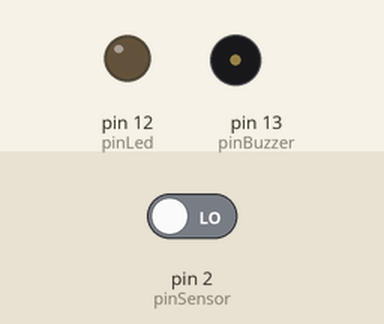
Simulated run of this sketch. Board: Arduino Uno, built with avr-gcc and run on an emulated ATmega328P. Shown: output pins drawn as LEDs (lit = HIGH), buzzer (waves = sounding). The test bench sets the inputs (shaded band); at power-on: pin 2 (pinSensor) LOW.

Above: at 1.2 s.
1.3 s: pin 2 (pinSensor) driven HIGH
At 2.5 s:
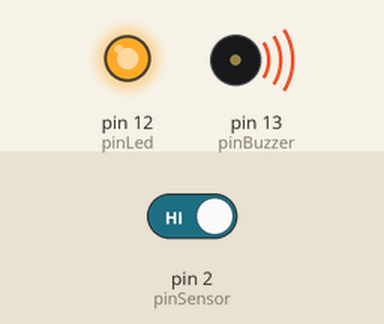
2.8 s: pin 2 (pinSensor) driven LOW
At 3.05 s:
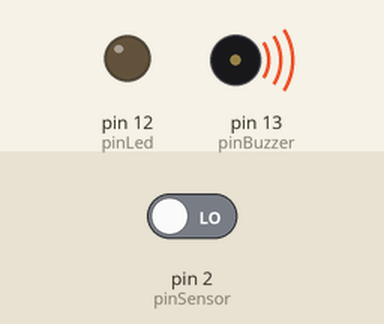
Timing chart, 0 to 5.8 s (numbered marks = the images above; inputs shaded):
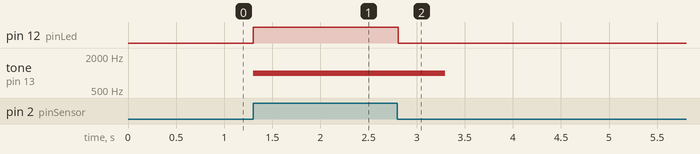

Measured:
- after the input at 1.3 s, pin 12 (pinLed): LOW → HIGH at once; tone on pin 13 (pinBuzzer): silent → 1000 Hz at once
- after the input at 2.8 s, pin 12 (pinLed): HIGH → LOW at once; tone on pin 13 (pinBuzzer): 1000 Hz → silent after 0.50 s

The sketch:

PIR_Sensor.ino
```cpp
int pinSensor =2;
int pinLed =12;
int pinBuzzer =13;
int pirSensor =0;

void setup()
{
  pinMode(pinSensor, INPUT);
  pinMode(pinLed, OUTPUT);
  pinMode(pinBuzzer, OUTPUT);

}

void loop()
{

  pirSensor = digitalRead(pinSensor);
  if (pirSensor == HIGH)
  {

    digitalWrite(pinLed, HIGH);
    tone(pinBuzzer, 1000, 500);

  }

  else {

    digitalWrite(pinLed, LOW);
  }

  delay(10);
}
```
